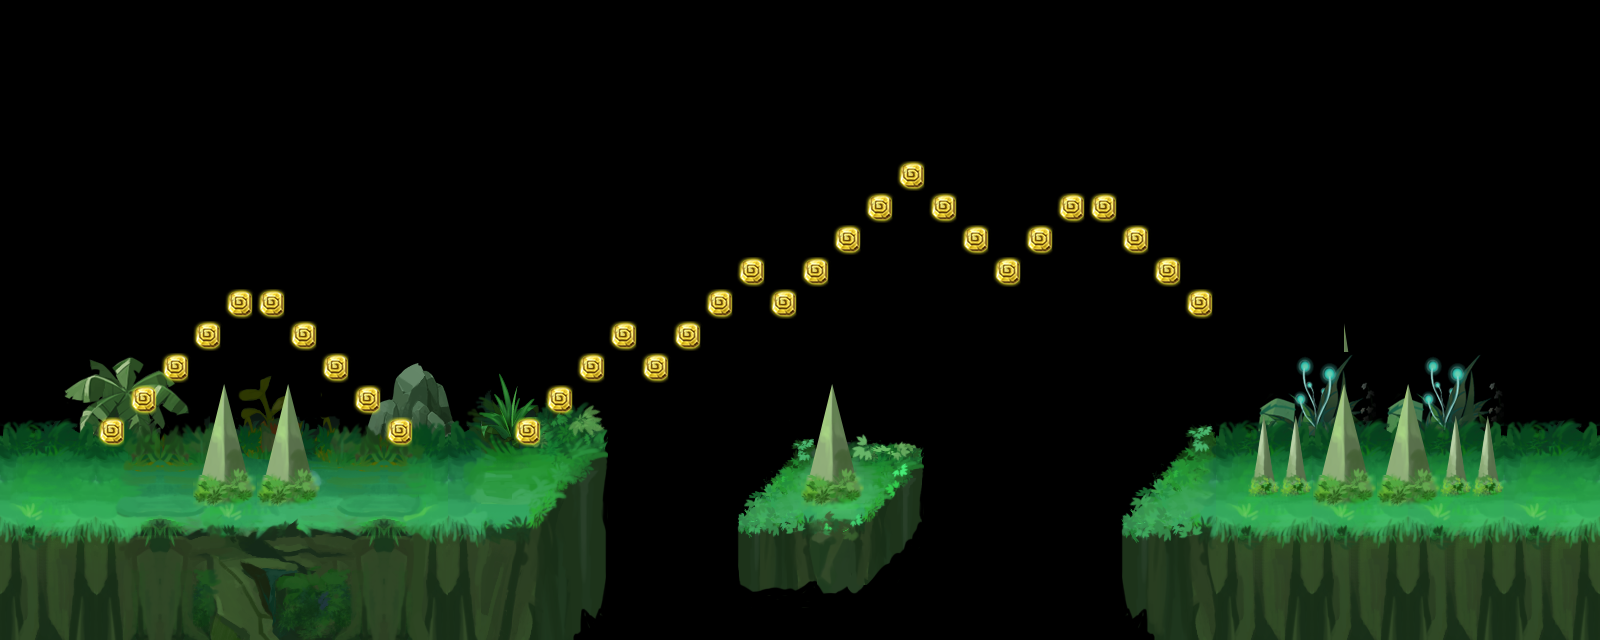

Tiled map render using the project's own tile images. Description and the map definition, with tile-layer contents summarised, below:
An orthogonal 50x20 tile map with 32x32 px tiles, 5 tile layers (root_2, root_1, rock_2, rock_1, ...), 5 tilesets and 4 objects.

<map version="1.0" orientation="orthogonal" renderorder="right-down" width="50" height="20" tilewidth="32" tileheight="32">
 <tileset firstgid="1" source="caodi.tsx" />
 <tileset firstgid="49" source="gold.tsx" />
 <tileset firstgid="52" source="map1.tsx" />
 <tileset firstgid="1014" source="zhangai3.tsx" />
 <tileset firstgid="1278" source="zhongdian.tsx" />
 <layer name="root_2" width="50" height="20">
  <data>[1000 cells, 64 non-empty, 48 distinct tile ids]</data>
 </layer>
 <layer name="root_1" width="50" height="20">
  <data>[1000 cells, 261 non-empty, 177 distinct tile ids]</data>
 </layer>
 <layer name="rock_2" width="50" height="20">
  <data>[1000 cells, 36 non-empty, 36 distinct tile ids]</data>
 </layer>
 <layer name="rock_1" width="50" height="20">
  <data>[1000 cells, 53 non-empty, 12 distinct tile ids]</data>
 </layer>
 <layer name="jewel" width="50" height="20">
  <data>[1000 cells, 32 non-empty, 1 distinct tile ids]</data>
 </layer>
 <objectgroup name="enemy_1" />
 <objectgroup name="enemy_2">
  <object x="782.667" y="366.667">
   <ellipse />
  </object>
  <object x="1008" y="334.667">
   <ellipse />
  </object>
  <object x="1232" y="370.667">
   <ellipse />
  </object>
  <object x="1376" y="340">
   <ellipse />
  </object>
 </objectgroup>
</map>
